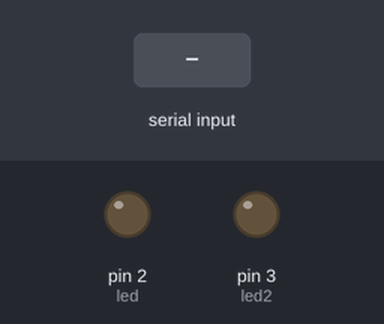
Bench run of a sketch on a simulated Arduino Uno, built with avr-gcc and run on an emulated ATmega328P. Shown: output pins drawn as LEDs (lit = HIGH). The inputs (shaded band) are chosen by the test bench.

Above: at 1.2 s.
1.3 s: "1\n" received over Serial
At 2.1 s:
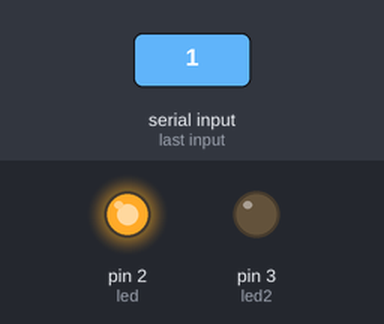
3.8 s: "2\n" received over Serial
At 4.2 s:
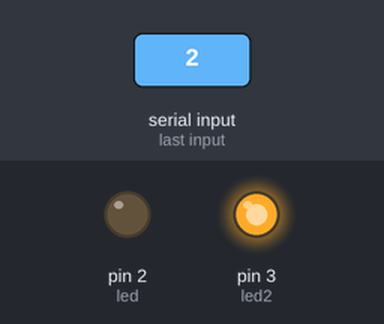
Timing chart, 0 to 6.8 s (numbered marks = the images above; inputs shaded):
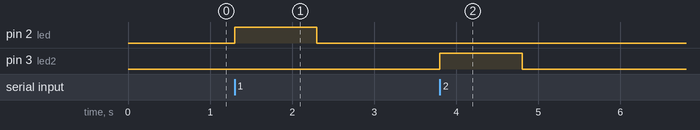

Measured:
- after the input at 1.3 s, pin 2 (led): LOW → HIGH at once, → LOW 1.0 s later
- after the input at 3.8 s, pin 3 (led2): LOW → HIGH at once, → LOW 1.0 s later

The sketch:

Acender_ex01_Osses.ino
```cpp
int led  = 2;
int led2 = 3;
long escolha = 0;
void setup()
{
  Serial.begin(9600);
  pinMode(led, OUTPUT);
  pinMode(led2, OUTPUT);
}

void loop()
{
  while(Serial.available() > 0) {
  escolha =  Serial.parseInt();

    if(escolha == 1){
    digitalWrite(led, HIGH);
    delay(1000);
    digitalWrite(led, LOW);
    delay(1000);
    }

    else if(escolha == 2){
    digitalWrite(led2, HIGH);
    delay(1000);
    digitalWrite(led2, LOW);
    delay(1000);
    }

  }

}
```
